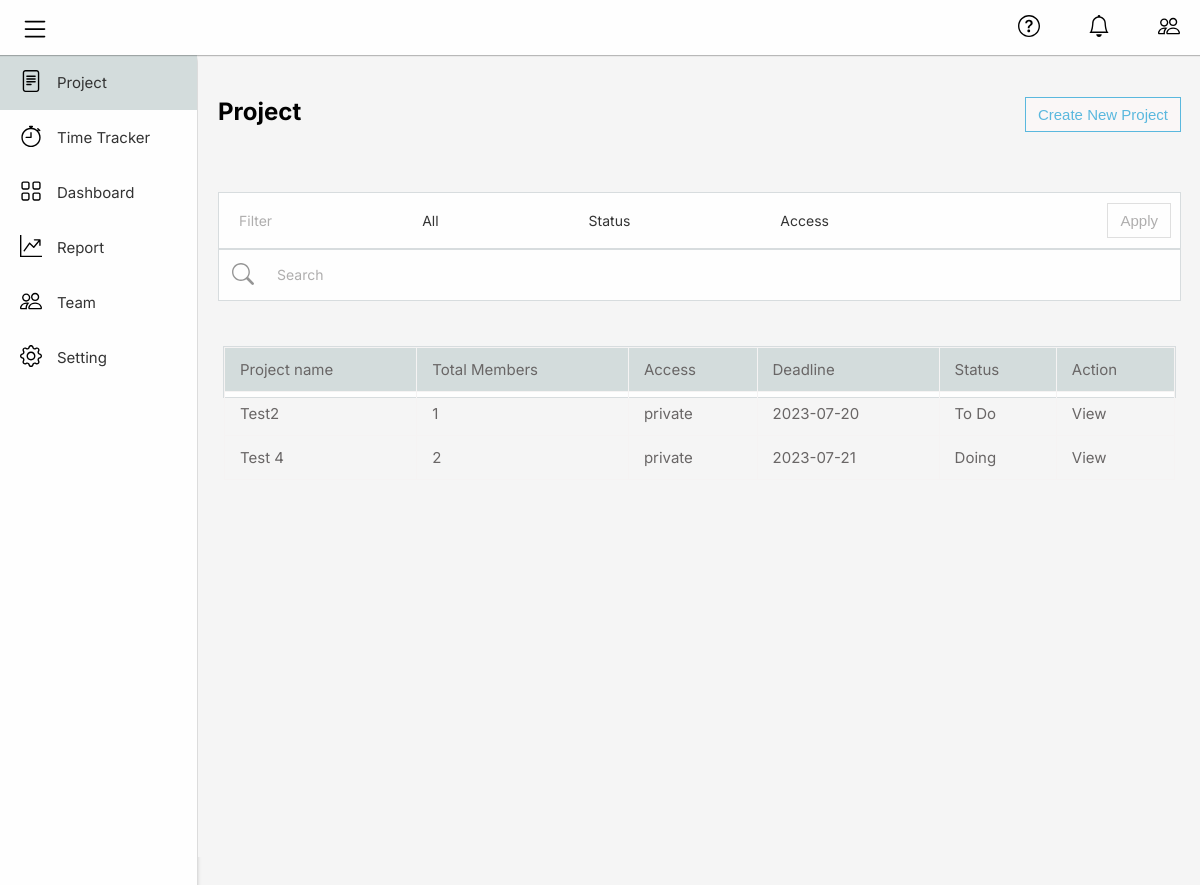
/project.php, run on the app's committed database.
### tables this page shows
CREATE TABLE `projects` (
  `project_id` int(11) NOT NULL,
  `project_name` varchar(255) NOT NULL,
  `team` varchar(255) NOT NULL,
  `access` tinyint(1) NOT NULL,
  `deadline` date NOT NULL,
  `Status` text NOT NULL,
  `created_by` int(11) DEFAULT NULL,
  `percentage` text DEFAULT NULL
);

### project.php (the view, shortened to what this page needs)
<?php include "templates/header.php"; ?>
<?php include "templates/sidebar.php"; ?>
  <div class="container">
    <div class="title">
      <div class="project-bar">
        <div class="add-heading">Project</div>
        <div class="add-btnp">
          <div class="label">
            <input id="add-project-button" type="submit" value="Create New Project" />
          </div>
        </div>
      </div>
    </div>
    <div class="filter-bar">
      <div class="filteration">
        <span class="fx1">Filter </span>
        <div class="flex">
          <span class="fx2">All</span>
        </div>
        <div class="flex">
          <span class="fx3">Status</span>
        </div>
        <div class="flex">
          <span class="fx4">Access</span>
        </div>
        <div class="flex">
          <span class="fx5">
            <input id="apply-button" class="pro-apply" type="submit" value="Apply" disabled />
          </span>
        </div>
      </div>
    </div>
    <div class="search-bar">
      <div class="icon">
        <img style="margin: 8px" src="images/search.svg" alt="" />
      </div>
      <div class="find">
        <div class="search">Search</div>
      </div>
    </div>
    <br/><br/>
    <div class="project-list">
      <div class="pro-list">
        <table>
          <thead>
            <tr>
              <td>Project name</td>
              <td>Total Members</td>
              <td>Access</td>
              <td>Deadline</td>
              <td>Status</td>
              <td>Action</td>
            </tr>
          </thead>
          <tbody>
          <?php
           include("classes/config.php");
            $sql = "SELECT project_id, project_name, team, access, deadline,status FROM projects";
            $result = $conn->query($sql);
            if ($result->num_rows > 0) {
              while ($row = $result->fetch_assoc()) {
                echo '<tr>';
                echo '<td>' . $row['project_name'] . '</td>';
                echo '<td>'. $row['team'] . '</td>';
                if($row['access']==0)
                {echo '<td>private</td>';}
                else{
                  echo '<td>public</td>';
                }
                echo '<td>' . $row['deadline'] . '</td>';
                echo '<td>' . $row['status'] . '</td>';
                echo '<td><a href="tasks.php?pid='.$row["project_id"].'">View</a></td>';
                echo '</tr>';
              }
            }
          ?>
          </tbody>
        </table>
      </div>
    </div>
  </div>
  <?php include "templates/footer.php"; ?>

### templates/header.php (shortened to what this page needs)
<!DOCTYPE html>
<html>
<head>
  <link rel="stylesheet" href="./css/style.css" />
</head>

### templates/sidebar.php (shortened to what this page needs)
<body>
  <div class="navbars">
    <div class="sidebar">
      <div class="navitem">
        <a href="" class="active a">
          <div class="nav">
            <span> <img src="images/file-text.svg" alt="" /> </span>
          </div>
          <div class="linkname">
            <span>Project</span>
          </div>
        </a>
      </div>
      <div class="navitem">
        <a href="time_tracker.php" class="a">
          <div class="nav">
            <span> <img src="images/stopwatch.svg" alt="" /> </span>
          </div>
          <div class="linkname">
            <span>Time Tracker</span>
          </div>
        </a>
      </div>
      <div class="navitem">
        <a href="dashboard.php" class="a">
          <div class="nav">
            <span> <img src="images/grid.svg" alt="" /> </span>
          </div>
          <div class="linkname">
            <span>Dashboard</span>
          </div>
        </a>
      </div>
      <div class="navitem">
        <a href="reports.php" class="a">
          <div class="nav">
            <span> <img src="images/graph-up-arrow.svg" alt="" /> </span>
          </div>
          <div class="linkname">
            <span>Report</span>
          </div>
        </a>
      </div>
      <div class="navitem">
        <a href="teams.php" class="a">
          <div class="nav">
            <span> <img src="images/people.svg" alt="" /> </span>
          </div>
          <div class="linkname">
            <span>Team</span>
          </div>
        </a>
      </div>
      <div class="navitem">
        <a href="setting.php" class="a">
          <div class="nav">
            <span>
              <img src="images/gear.svg" alt="" />
            </span>
          </div>
          <div class="linkname">
            <span>Setting</span>
          </div>
        </a>
      </div>
    </div>
    <div class="topbar">
      <div class="top-left">
        <a href="" class="a">
          <div class="nav1">
            <span>
              <img src="images/list.svg" alt="" style="width: 30px; height: 30px" />
            </span>
          </div>
        </a>
      </div>
      <div class="top-right">
        <div class="t1">
          <a href="" id="sidebarToggle" class="a">
            <div class="nav1">
              <span>
                <img src="images/question-circle.svg" alt="" />
              </span>
            </div>
          </a>
        </div>
        <div class="t2">
          <a href="" class="a">
            <div class="nav1">
              <span>
                <img src="images/bell.svg" alt="" />
              </span>
            </div>
          </a>
        </div>
        <div class="t3">
          <a href="" class="a">
            <div class="nav1">
                <span>
                  <img src="images/people.svg" alt="" />
                </span>
            </div>
          </a>
        </div>
      </div>
    </div>
  </div>

### templates/footer.php (shortened to what this page needs)
</body>
</html>

### css/style.css (style rules this page uses)
body { font-size: 16px; margin: 0; font-family: Inter; font-weight: Regular; color: #333; background-color: whitesmoke; }
.sidebar { width: 197px; height: 100%; background: #fefefe; opacity: 1; position: absolute; left: 0px; top: 55px; box-shadow: 0px 4px 4px rgba(0, 0, 0, 0.25); overflow: hidden; }
.container { position: relative; background-color: whitesmoke; min-height: 100vh; width: calc(100% - 197px); left: 198px; top: 2px; transition: all 0.5s ease; }
.navitem { width: 197px; height: 55px; }
.active { background-color: rgb(211, 220, 220); }
.linkname { width: 197px; color: #333; margin-left: 15px; font-family: Inter; font-weight: Regular; font-size: 15px; opacity: 1; }
img { width: 22px; height: 22px; margin-left: 20px; }
.topbar .nav1 { display: inline-block; margin-top: 15px; }
.sidebar .nav { display: inline-block; }
.a { text-decoration: none; height: 100%; width: 100%; display: flex; align-items: center; transition: all 0.4s ease; }
a { text-decoration: none; color: inherit; }
.topbar { width: 100%; height: 55px; background: #fefefe; opacity: 1; position: relative; top: 0px; left: 0px; box-shadow: 0px 1px 1px rgba(0, 0, 0, 0.25); overflow: hidden; }
.top-left { display: inline-block; }
.top-right { display: inline-block; position: absolute; right: 20px; }
.t1 { position: absolute; right: 140px; }
.t2 { position: absolute; right: 70px; }
.t3 { position: absolute; right: 0px; }
.search-bar { display: flex; height: 50px; background: #fefefe; border: 1px solid #d7dcde; margin: 0 20px 0 20px; }
.filter-bar { display: flex; justify-content: space-between; align-items: center; background-color: #fefefe; border: 1px solid #d7dcde; height: 55px; margin: 20px 20px 0 20px; }
.filteration { display: flex; align-items: center; }
.flex { margin-left: 150px; font-size: 14px; }
.fx1 { font-size: 14px; margin-left: 20px; color: rgb(175, 174, 174); }
.icon { width: 40px; height: 40px; margin: 5px 0 5px 5px; background: #fefefe; opacity: 1; overflow: hidden; align-items: center; }
.find { width: 100%; height: 40px; margin: 5px 5px 5px 0px; background: #fefefe; opacity: 1; overflow: hidden; }
.search { color: rgb(175, 174, 174); font-size: 14px; margin-left: 15px; margin-top: 11px; }
.title { color: rgba(0, 0, 0, 1); font-family: Inter; font-weight: Bold; font-size: 24px; opacity: 1; padding: 40px 20px 20px; }
.project-bar { display: flex; height: 55px; }
.add-heading { width: 100%; height: 45px; color: rgba(0, 0, 0, 1); font-size: 24px; opacity: 1; overflow: hidden; align-items: center; }
.add-btnp { width: 100%; height: 45px; opacity: 1; overflow: hidden; align-items: center; }
#add-project-button { position: absolute; right: 20px; top: 40px; font-size: 15px; color: #5ab8de; background: #faf7f7; border: 1px solid #5ab8de; padding: 8px 12px 8px 12px; }
.pro-list { height: 50px; background: #fefefe; border: 1px solid #d7dcde; margin: 0px 20px 0 20px; }
.fx2, .fx3 { padding-top: 3.5%; }
.fx3 { padding-bottom: 3.5%; }
.project-list { margin: 5px; }
.project-list td { color: rgb(105, 102, 102); }
.label { color: rgb(175, 174, 174); font-size: 15px; border: none; width: 95%; height: 42px; padding-left: 15px; }
.label::placeholder { color: rgb(175, 174, 174); }
.label:not(:placeholder-shown) { color: #333; }
.pro-apply { position: absolute; right: 30px; top: 146px; font-size: 15px; color: rgb(175, 174, 174); background: #fefefe; border: 1px solid rgba(223, 223, 223, 1); padding: 8px 12px 8px 12px; }
table { border-collapse: collapse; width: 100%; }
td { border: 1px solid #f5f3f3; text-align: left; padding: 12px 15px 12px; color: #333; font-size: 15px; }
thead { background-color: rgb(211, 220, 220); text-align: center; }

### data on the page
projects: project_name "Test2", team "1", access "private", deadline "2023-07-20", Status "To Do"
projects: project_name "Test 4", team "2", access "private", deadline "2023-07-21", Status "Doing"
